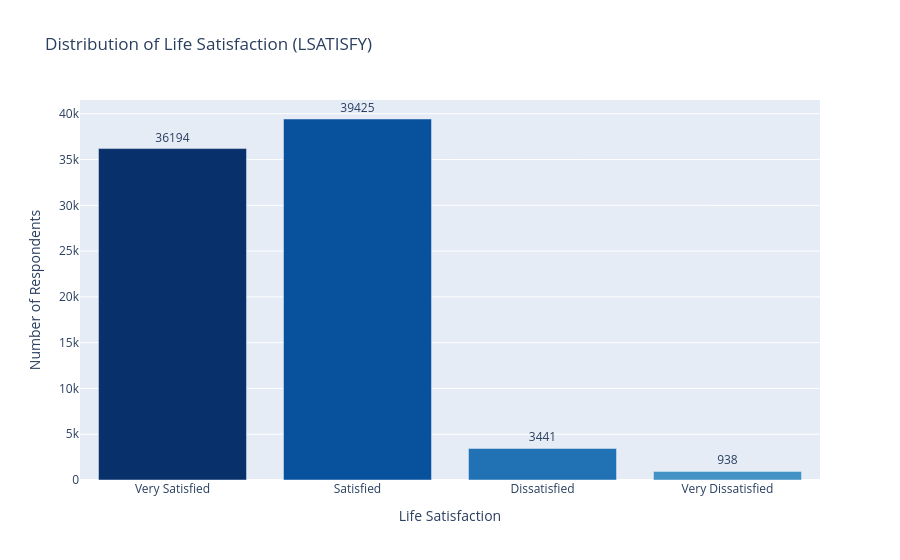

Notebook source saved alongside this figure:
### Code cell
# ============================================================
# 2. Target Distribution (LSATISFY)
# ============================================================

# Define labels for the satisfaction levels
satisfaction_labels = {
    1: "Very Satisfied",
    2: "Satisfied",
    3: "Dissatisfied",
    4: "Very Dissatisfied"
}

# Create a DataFrame for plotting
df_plot = pd.DataFrame({target: y_})
df_plot['Label'] = df_plot[target].map(satisfaction_labels)

# Count the occurrences
counts = df_plot['Label'].value_counts().reset_index()
counts.columns = ['Satisfaction Level', 'Count']

# Ensure correct order (Very Satisfied -> Very Dissatisfied)
category_order = ["Very Satisfied", "Satisfied", "Dissatisfied", "Very Dissatisfied"]
counts['Satisfaction Level'] = pd.Categorical(counts['Satisfaction Level'], categories=category_order, ordered=True)
counts = counts.sort_values('Satisfaction Level')

fig2 = px.bar(    
    counts,
    x='Satisfaction Level',
    y='Count',
    title="Distribution of Life Satisfaction (LSATISFY)",
    labels={'Count': 'Number of Respondents', 'Satisfaction Level': 'Life Satisfaction'},
    color='Satisfaction Level',
    color_discrete_sequence=px.colors.sequential.Blues_r,
    text='Count'
)

fig2.update_traces(textposition='outside')
fig2.update_layout(
    xaxis_title="Life Satisfaction",
    yaxis_title="Number of Respondents",
    showlegend=False,
    xaxis={'categoryorder': 'array', 'categoryarray': category_order}
)

fig2.write_html(f"plots/2_target_distribution_{target_}.html")
fig2.show()

### Figure 1 — Plotly figure (JSON) as saved in the notebook; plotly's stock layout.template omitted (floating-point values rounded to 4 significant figures)
{"data": [{"hovertemplate": "Life Satisfaction=%{x}<br>Number of Respondents=%{text}<extra></extra>", "legendgroup": "Very Satisfied", "marker": {"color": "rgb(8,48,107)", "pattern": {"shape": ""}}, "name": "Very Satisfied", "orientation": "v", "showlegend": true, "text": [36190.0], "textposition": "outside", "type": "bar", "x": ["Very Satisfied"], "xaxis": "x", "y": [36194], "yaxis": "y"}, {"hovertemplate": "Life Satisfaction=%{x}<br>Number of Respondents=%{text}<extra></extra>", "legendgroup": "Satisfied", "marker": {"color": "rgb(8,81,156)", "pattern": {"shape": ""}}, "name": "Satisfied", "orientation": "v", "showlegend": true, "text": [39420.0], "textposition": "outside", "type": "bar", "x": ["Satisfied"], "xaxis": "x", "y": [39425], "yaxis": "y"}, {"hovertemplate": "Life Satisfaction=%{x}<br>Number of Respondents=%{text}<extra></extra>", "legendgroup": "Dissatisfied", "marker": {"color": "rgb(33,113,181)", "pattern": {"shape": ""}}, "name": "Dissatisfied", "orientation": "v", "showlegend": true, "text": [3441.0], "textposition": "outside", "type": "bar", "x": ["Dissatisfied"], "xaxis": "x", "y": [3441], "yaxis": "y"}, {"hovertemplate": "Life Satisfaction=%{x}<br>Number of Respondents=%{text}<extra></extra>", "legendgroup": "Very Dissatisfied", "marker": {"color": "rgb(66,146,198)", "pattern": {"shape": ""}}, "name": "Very Dissatisfied", "orientation": "v", "showlegend": true, "text": [938.0], "textposition": "outside", "type": "bar", "x": ["Very Dissatisfied"], "xaxis": "x", "y": [938], "yaxis": "y"}], "layout": {"barmode": "relative", "legend": {"title": {"text": "Life Satisfaction"}, "tracegroupgap": 0}, "showlegend": false, "title": {"text": "Distribution of Life Satisfaction (LSATISFY)"}, "xaxis": {"anchor": "y", "categoryarray": ["Very Satisfied", "Satisfied", "Dissatisfied", "Very Dissatisfied"], "categoryorder": "array", "domain": [0, 1], "title": {"text": "Life Satisfaction"}}, "yaxis": {"anchor": "x", "domain": [0, 1], "title": {"text": "Number of Respondents"}}}}
